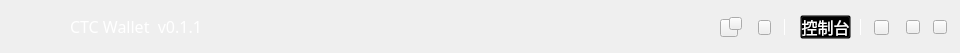
<?xml version="1.0" encoding="UTF-8"?>
<ui version="4.0">
 <class>TitleBar</class>
 <widget class="QWidget" name="TitleBar">
  <property name="geometry">
   <rect>
    <x>0</x>
    <y>0</y>
    <width>960</width>
    <height>53</height>
   </rect>
  </property>
  <property name="font">
   <font>
    <family>微软雅黑</family>
    <pointsize>12</pointsize>
   </font>
  </property>
  <property name="windowTitle">
   <string>Form</string>
  </property>
  <property name="styleSheet">
   <string notr="true"/>
  </property>
  <widget class="QToolButton" name="minBtn">
   <property name="geometry">
    <rect>
     <x>906</x>
     <y>20</y>
     <width>14</width>
     <height>14</height>
    </rect>
   </property>
   <property name="cursor">
    <cursorShape>PointingHandCursor</cursorShape>
   </property>
   <property name="focusPolicy">
    <enum>Qt::NoFocus</enum>
   </property>
   <property name="text">
    <string/>
   </property>
  </widget>
  <widget class="QToolButton" name="closeBtn">
   <property name="geometry">
    <rect>
     <x>933</x>
     <y>20</y>
     <width>14</width>
     <height>14</height>
    </rect>
   </property>
   <property name="cursor">
    <cursorShape>PointingHandCursor</cursorShape>
   </property>
   <property name="focusPolicy">
    <enum>Qt::NoFocus</enum>
   </property>
   <property name="text">
    <string/>
   </property>
  </widget>
  <widget class="QLabel" name="divLineLabel">
   <property name="geometry">
    <rect>
     <x>860</x>
     <y>19</y>
     <width>1</width>
     <height>16</height>
    </rect>
   </property>
   <property name="styleSheet">
    <string notr="true">background-color: rgb(255, 255, 255);</string>
   </property>
   <property name="text">
    <string/>
   </property>
  </widget>
  <widget class="QToolButton" name="menuBtn">
   <property name="geometry">
    <rect>
     <x>874</x>
     <y>20</y>
     <width>15</width>
     <height>15</height>
    </rect>
   </property>
   <property name="cursor">
    <cursorShape>PointingHandCursor</cursorShape>
   </property>
   <property name="focusPolicy">
    <enum>Qt::NoFocus</enum>
   </property>
   <property name="text">
    <string/>
   </property>
  </widget>
  <widget class="QToolButton" name="newsBtn">
   <property name="geometry">
    <rect>
     <x>720</x>
     <y>19</y>
     <width>18</width>
     <height>18</height>
    </rect>
   </property>
   <property name="cursor">
    <cursorShape>PointingHandCursor</cursorShape>
   </property>
   <property name="focusPolicy">
    <enum>Qt::NoFocus</enum>
   </property>
   <property name="text">
    <string/>
   </property>
  </widget>
  <widget class="QToolButton" name="newsBtn2">
   <property name="geometry">
    <rect>
     <x>729</x>
     <y>17</y>
     <width>13</width>
     <height>13</height>
    </rect>
   </property>
   <property name="font">
    <font>
     <pointsize>8</pointsize>
     <weight>75</weight>
     <bold>true</bold>
    </font>
   </property>
   <property name="cursor">
    <cursorShape>PointingHandCursor</cursorShape>
   </property>
   <property name="focusPolicy">
    <enum>Qt::NoFocus</enum>
   </property>
   <property name="text">
    <string/>
   </property>
  </widget>
  <widget class="QToolButton" name="consoleBtn">
   <property name="geometry">
    <rect>
     <x>800</x>
     <y>15</y>
     <width>51</width>
     <height>24</height>
    </rect>
   </property>
   <property name="font">
    <font>
     <family>微软雅黑</family>
    </font>
   </property>
   <property name="cursor">
    <cursorShape>PointingHandCursor</cursorShape>
   </property>
   <property name="focusPolicy">
    <enum>Qt::NoFocus</enum>
   </property>
   <property name="styleSheet">
    <string notr="true">color: rgb(255, 255, 255);
background:transparent;</string>
   </property>
   <property name="text">
    <string>控制台</string>
   </property>
  </widget>
  <widget class="QToolButton" name="lockBtn">
   <property name="geometry">
    <rect>
     <x>758</x>
     <y>20</y>
     <width>13</width>
     <height>15</height>
    </rect>
   </property>
   <property name="cursor">
    <cursorShape>PointingHandCursor</cursorShape>
   </property>
   <property name="focusPolicy">
    <enum>Qt::NoFocus</enum>
   </property>
   <property name="text">
    <string/>
   </property>
  </widget>
  <widget class="QLabel" name="divLineLabel_2">
   <property name="geometry">
    <rect>
     <x>784</x>
     <y>19</y>
     <width>1</width>
     <height>16</height>
    </rect>
   </property>
   <property name="styleSheet">
    <string notr="true">background-color: rgb(255, 255, 255);</string>
   </property>
   <property name="text">
    <string/>
   </property>
  </widget>
  <widget class="QLabel" name="versionLabel">
   <property name="geometry">
    <rect>
     <x>70</x>
     <y>16</y>
     <width>221</width>
     <height>20</height>
    </rect>
   </property>
   <property name="styleSheet">
    <string notr="true">color: rgb(255, 255, 255);
font: 12pt &quot;微软雅黑&quot;;</string>
   </property>
   <property name="text">
    <string>CTC Wallet  v0.1.1</string>
   </property>
  </widget>
  <widget class="QLabel" name="label">
   <property name="geometry">
    <rect>
     <x>10</x>
     <y>10</y>
     <width>40</width>
     <height>40</height>
    </rect>
   </property>
   <property name="styleSheet">
    <string notr="true">background-image: url(:/pic/cplpic/logo_title.png);</string>
   </property>
   <property name="text">
    <string/>
   </property>
  </widget>
 </widget>
 <resources/>
 <connections/>
</ui>
